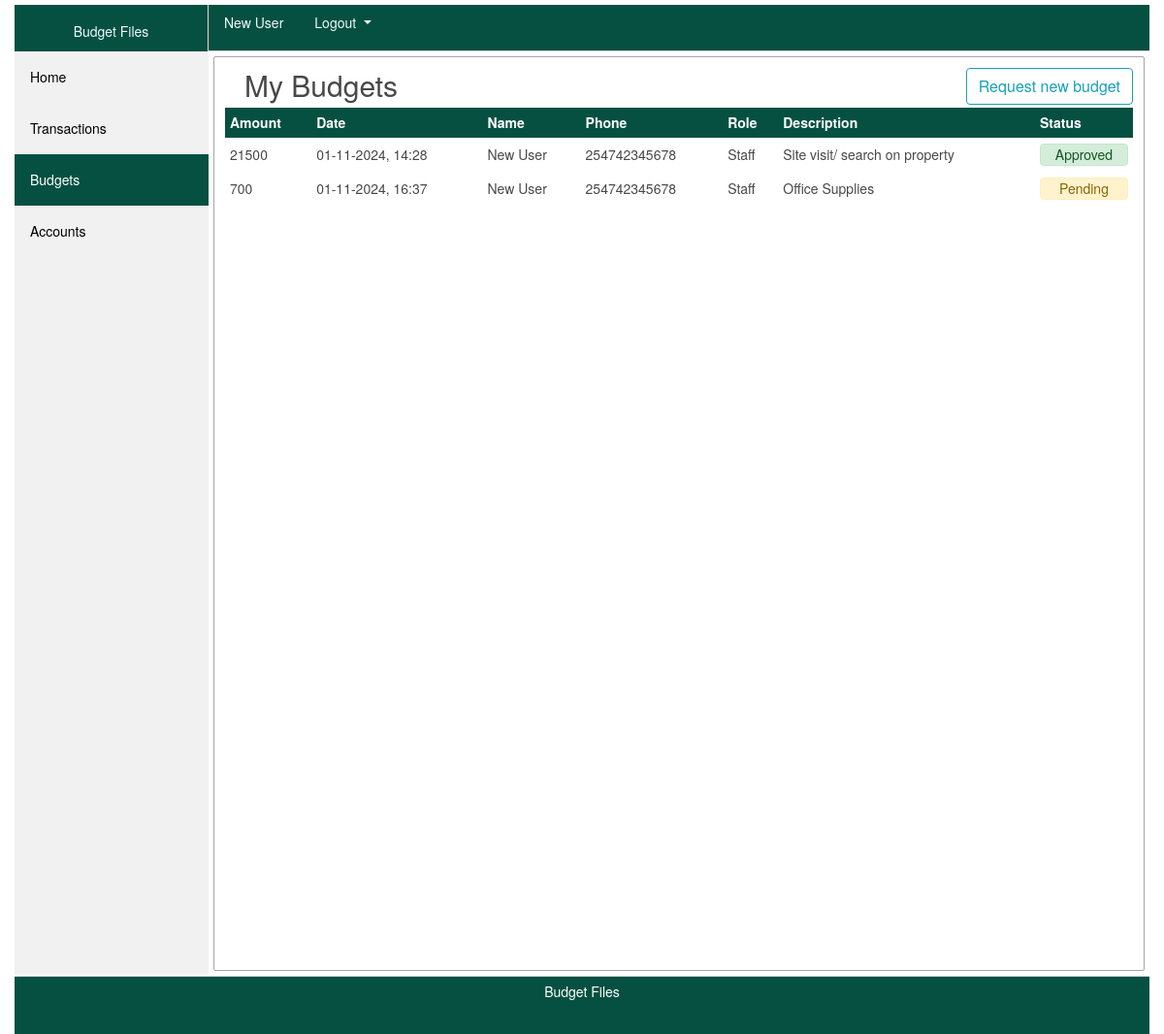
Page /budgets (signed in) on the committed database.
### app/models/users.py (models this page shows, shortened)
class Users(db.Model, UserMixin):
    __tablename__ = 'users_table'
    id = db.Column(db.Integer, primary_key=True)
    name = db.Column(db.String(200), nullable=False)
    email = db.Column(db.String(200), unique=True, nullable=False)
    phone = db.Column(db.String(20),  unique=True, nullable=False)
    role = db.Column(db.String(20), nullable=False)
    password = db.Column(db.String(60), nullable=False)
    date = db.Column(db.DateTime(), nullable=False, default=datetime.now)
    transactions = db.relationship('Transaction', backref='phone', lazy=True) # transaction.phone // Users(current user)
    budgets = db.relationship('Budget', backref='phone', lazy=True) # budget.phone // Users(current user)

### app/models/budget.py (models this page shows, shortened)
class Budget(db.Model):
    __tablename__ = 'budgets_table'
    id = db.Column(db.Integer, primary_key=True, autoincrement=True)
    budget_id = db.Column(db.String(200), nullable=False)
    amount = db.Column(db.Integer, nullable=False)
    date = db.Column(db.DateTime, nullable=False, default=datetime.now)
    purpose = db.Column(db.String(2000), nullable=False)
    bdgt_name = db.Column(db.String(100), nullable=False)
    status = db.Column(db.Integer, nullable=False, default=0)
    approved_by = db.Column(db.String(200), nullable=False, default='0')
    user_id = db.Column(db.Integer, db.ForeignKey(users.Users.id), nullable=False)
    transactions = db.relationship('Transaction', backref='budget_id', lazy=True)

### app/views/budget/routes.py (the view)
@budgetz.route('/budgets')
@login_required
def budgets():
    budgets = Budget.query.all()
    return render_template('budgets.html', page='budgets', title='Budgets', budgets=budgets)

### app/models/users.py (called while the page is built)
@login_manager.user_loader
def load_user(user_id):
    return Users.query.get(int(user_id))

### app/templates/budgets.html
{% extends "page_template.html" %}
{% block contents %}
    <div class="content">
        <section class="places">
            <div style="float: left;">
                <h1>My Budgets</h1>
            </div>
            <div style="overflow: hidden; float: right;">
                <a href="{{ url_for('budgetz.create_budget') }}" style="text-decoration: none;">
                    <button type="button" class="btn btn-outline-info">
                        Request new budget
                    </button>
                </a>
            </div>
            <table id="users_table" class="display" style="width:100%">
                <thead style="background: #055041; color: #FFFFFF">
                    <th style="padding: 5px;">Amount</th>
                    <th style="padding: 5px;">Date</th>
                    <th style="padding: 5px;">Name</th>
                    <th style="padding: 5px;">Phone</th>
                    <th style="padding: 5px;">Role</th>
                    <th style="padding: 5px;">Description</th>
                    <th style="padding: 5px;">Status</th>
                </thead>
                <tbody>
                    {% if budgets %}
                        {% for budget in budgets %}
                            {% if budget.phone == current_user %}
                                <tr class="budget_row">
                                    <td style="padding: 5px;"><a href="{{ url_for('budgetz.view_budget', budget_id=budget.id) }}" style="text-decoration: none; color: inherit;">{{ budget.amount }}</a></td>
                                    <td style="padding: 5px;">{{ budget.date.strftime('%d-%m-%Y, %H:%M') }}</td>
                                    <td style="padding: 5px;">{{ budget.phone.name }}</td>
                                    <td style="padding: 5px;">{{ budget.phone.phone }}</td>
                                    <td style="padding: 5px;">{{ budget.phone.role }}</td>
                                    <td style="padding: 5px;">{{ budget.bdgt_name }}</td>
                                    {% if budget.status == 0 %}
                                        <td style="padding: 5px;" class="text-center" > <div style="padding: 0; margin: 1px auto;" class="alert alert alert-warning alert-heading" role="alert"> Pending </div> </td>
                                    {% elif budget.status == 1 %}
                                        <td style="padding: 5px;" class="text-center" > <div style="padding: 0; margin: 1px auto;" class="alert alert alert-success alert-heading" role="alert"> Approved </div> </td>
                                    {% elif budget.status == 2 %}
                                        <td style="padding: 5px;" class="text-center" > <div style="padding: 0; margin: 1px auto;" class="alert alert alert-danger alert-heading" role="alert"> Declined </div> </td>
                                    {% endif %}
                                </tr>
                            {% endif %}
                        {% endfor %}
                    {% endif %}
                </tbody>
            </table>
        </section>
    </div>
{% endblock contents %}

### app/templates/header.html (shortened to what this page needs)
<header>
    <div class="user">
        {% if current_user.is_authenticated %}
            <nav class="nav">
                <a class="nav-link disabled" style="color: aliceblue;" href="#">{{ current_user.name }}</a>
                <div class="dropdown show">
                    <a class="dropdown-toggle nav-link active" style="color: aliceblue;" href="#" role="button" id="dropdownMenuLink" data-toggle="dropdown" aria-haspopup="true" aria-expanded="false">
                        Logout
                    </a>
                  </div>
            </nav>
        {% else %}
            <nav class="nav">
                <a class="nav-link disabled" style="color: aliceblue;" href="{{ url_for('login') }}">Log In</a>
                <a class="nav-link active" style="color: aliceblue;" href="{{ url_for('users.register') }}">Register</a>
            </nav>
        {% endif %}
    </div>
</header>

### app/static/4-common.css (style rules this page uses)
body { margin:0px; padding:0px; color: #484848; font-size: 14px; font-family: Circular,"Helvetica Neue",Helvetica,Arial,sans-serif; }

### app/static/3-header.css (style rules this page uses)
header { margin-left: 200px; background-color: #055041; height: 48px; border-bottom: 1px solid #CCCCCC; }

### app/static/6-filters.css (style rules this page uses)
div.content { margin: 5px 5px 5px 205px; padding: 1px 1px; height: 943px; border: 1px solid #aca4a4; border-radius: 2px; }

### app/static/100-places.css (style rules this page uses)
.places { padding: 10px; }
.user { margin-top: 5px; margin-bottom: 5px; }
h1 { display: block; width: 95%; display: block; margin-top: 0px; margin-left: 20px; margin-bottom: 5px; font-size: 30px; }

### app/templates/page_template.html (style rules this page uses)
body { margin:0px; padding:0px; color: #484848; font-size: 14px; font-family: Circular,"Helvetica Neue",Helvetica,Arial,sans-serif; }

### rows in the picture
Users: name "New User"
Budget: amount "21500", date "01-11-2024, 14:28", phone.name "New User", phone.phone "254742345678", phone.role "Staff", bdgt_name "Site visit/ search on property", status "Approved"
Budget: amount "700", date "01-11-2024, 16:37", phone.name "New User", phone.phone "254742345678", phone.role "Staff", bdgt_name "Office Supplies", status "Pending"
